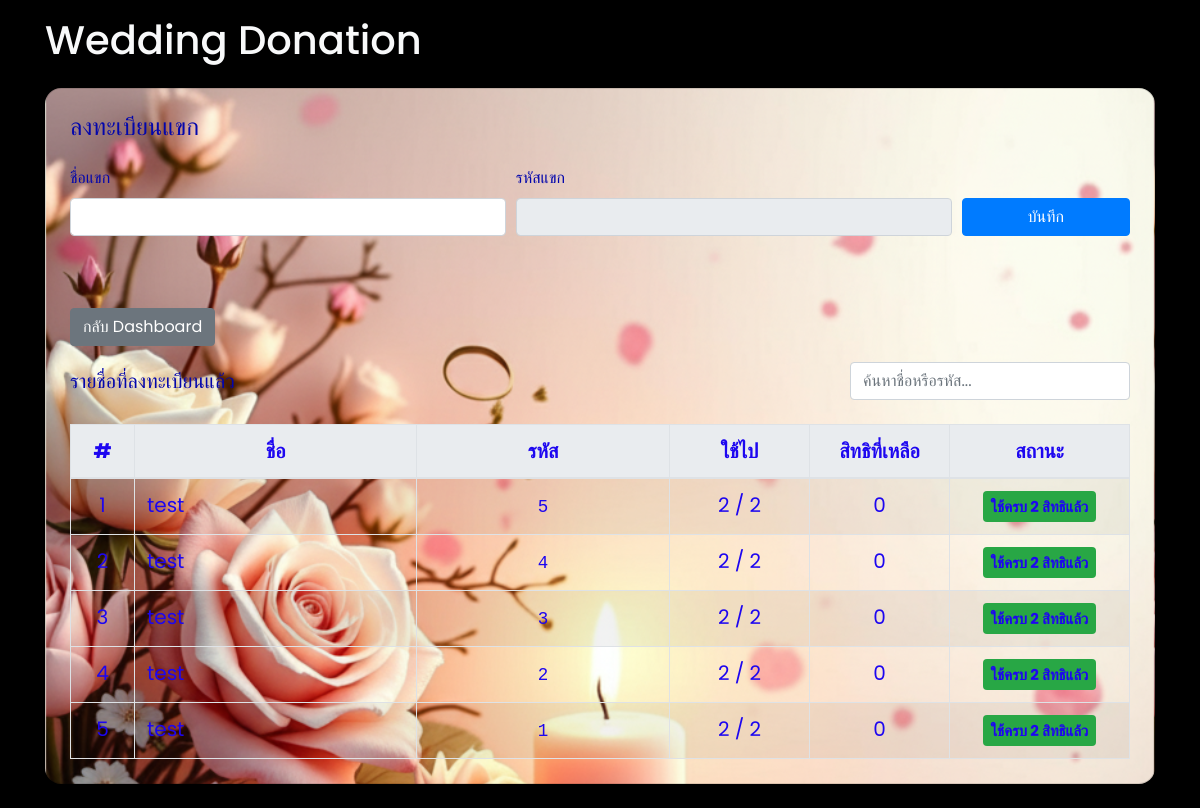
The page /index.php/register on the database as committed earlier.
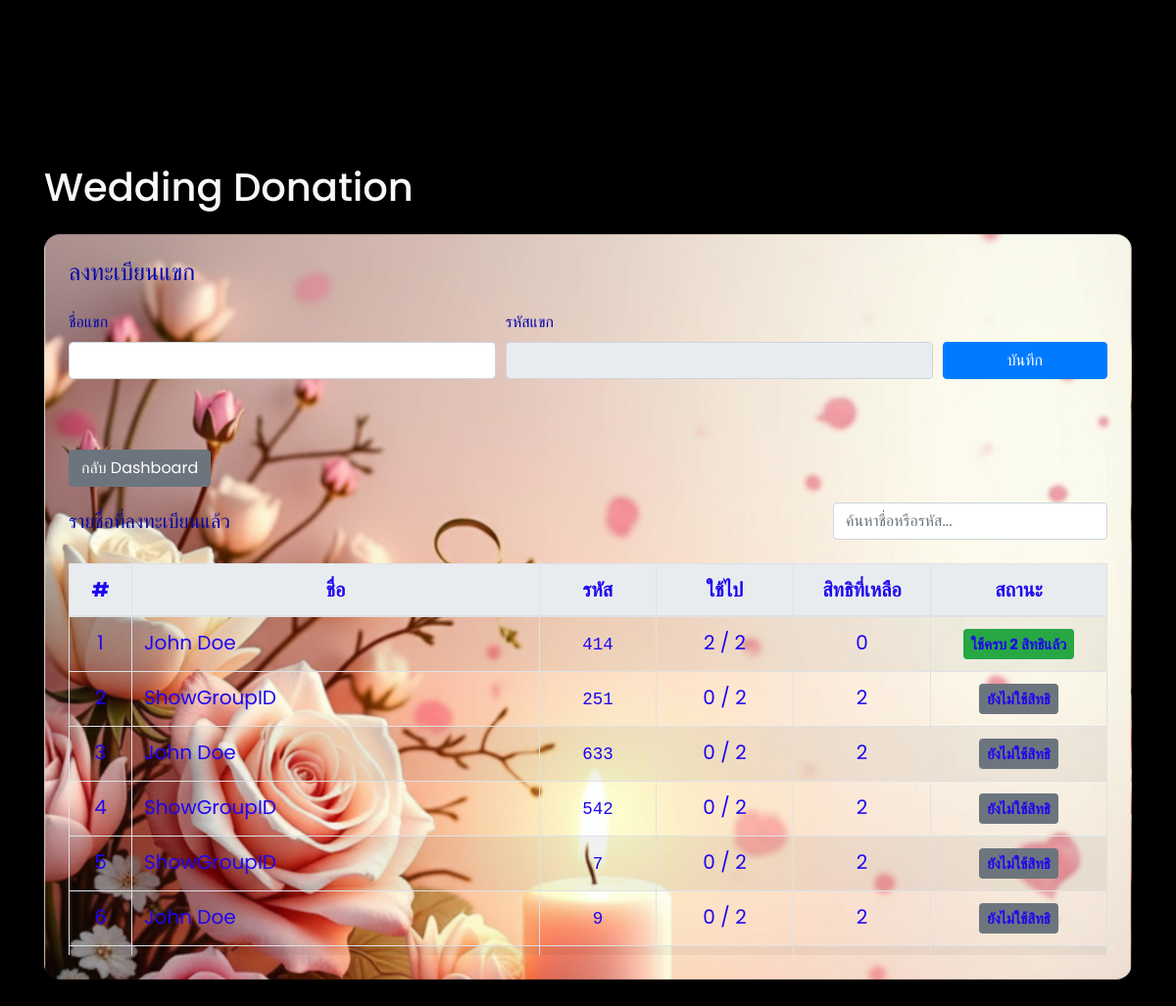
The same page on the database as committed later.
### tables this page shows
CREATE TABLE guests (
  id TEXT PRIMARY KEY,
  name TEXT NOT NULL,
  code TEXT NOT NULL UNIQUE,
  credits_remaining INTEGER NOT NULL DEFAULT 2,
  created_at TEXT NOT NULL DEFAULT (datetime('now'))
);

### application/controllers/Register.php (called while the page is built, shortened)
<?php if ( ! defined('BASEPATH')) exit('No direct script access allowed');
class Register extends CI_Controller {
  public function index(){
    $guests = $this->Guest_model->all_with_stats();
    $data = compact('guests');
    $this->load->view('register', $data);
  }
}

### index.php (called while the page is built, shortened)
<?php
require_once BASEPATH.'core/CodeIgniter.php';

### application/models/Guest_model.php (called while the page is built, shortened)
<?php if ( ! defined('BASEPATH')) exit('No direct script access allowed');
class Guest_model extends CI_Model {
public function all_with_stats(){
  $sql = "
    SELECT g.*,
           COUNT(d.id) AS picked
    FROM guests g
    LEFT JOIN donations d ON d.guest_id = g.id
    GROUP BY g.id
    ORDER BY g.created_at DESC
  ";
  return $this->db->query($sql)->result();
}
}

### application/views/register.php (the view, shortened to what this page needs)
<div class="card p-4" style="color:rgb(3, 6, 172);">
  <h4>ลงทะเบียนแขก</h4>
  <form method="post" class="mb-4">
    <div class="form-row">
      <div class="form-group col-md-5">
        <label>ชื่อแขก</label>
        <input type="text" name="name" id="guestName" class="form-control" required>
      </div>
      <div class="form-group col-md-5">
        <label>รหัสแขก</label>
        <input type="text" name="code" id="guestCode" class="form-control" required readonly>
      </div>
      <div class="form-group col-md-2 d-flex align-items-end">
        <button type="submit" class="btn btn-primary btn-block">บันทึก</button>
      </div>
    </div>
  </form>
  <div class="mt-3">
    <a href="<?= site_url('dashboard') ?>" class="btn btn-secondary">กลับ Dashboard</a>
  </div>
  <div class="d-flex justify-content-between align-items-center mb-2">
    <h5 class="mb-0">รายชื่อที่ลงทะเบียนแล้ว</h5>
    <input id="guestSearch" class="form-control" placeholder="ค้นหาชื่อหรือรหัส..." style="max-width:280px;">
  </div>
  <div class="table-responsive" style="max-height: 400px; overflow-y: auto;">
    <table class="table table-hover  table-striped black-table table-bordered mb-0" id="guestTable">
      <thead class="thead-light">
        <tr class="text-center">
          <th style="width:64px;">#</th>
          <th>ชื่อ</th>
          <th>รหัส</th>
          <th style="width:140px;">ใช้ไป</th>
          <th style="width:140px;">สิทธิที่เหลือ</th>
          <th style="width:180px;">สถานะ</th>
        </tr>
      </thead>
      <tbody>
        <?php
          $i = 1;
          foreach($guests as $g):
            $picked = (int)$g->picked;
            $left   = (int)$g->credits_remaining;
            $status = 'ยังไม่ใช้สิทธิ';
            $badge  = 'secondary';
            if ($picked >= 2 || $left <= 0) { $status = 'ใช้ครบ 2 สิทธิแล้ว'; $badge='success'; }
            elseif ($picked >= 1 || $left < 2) { $status = 'ใช้สิทธิบางส่วน'; $badge='warning'; }
        ?>
        <tr>
          <td class="text-center"><?= $i++ ?></td>
          <td><?= htmlspecialchars($g->name) ?></td>
          <td class="text-center"><code><?= htmlspecialchars($g->code) ?></code></td>
          <td class="text-center"><?= $picked ?> / 2</td>
          <td class="text-center"><?= $left ?></td>
          <td class="text-center"><span class="badge badge-<?= $badge ?> p-2"><?= $status ?></span></td>
        </tr>
        <?php endforeach; ?>
      </tbody>
    </table>
  </div>
</div>
<?php $content = ob_get_clean(); include __DIR__.'/layout.php'; ?>

Rows that differ between the two databases and show on the page:
no longer on this page (row unchanged): guests: name "test", code "5", picked "2", credits_remaining "0", status "ใช้ครบ 2 สิทธิแล้ว"
no longer on this page (row unchanged): guests: name "test", code "4", picked "2", credits_remaining "0", status "ใช้ครบ 2 สิทธิแล้ว"
no longer on this page (row unchanged): guests: name "test", code "3", picked "2", credits_remaining "0", status "ใช้ครบ 2 สิทธิแล้ว"
no longer on this page (row unchanged): guests: name "test", code "2", picked "2", credits_remaining "0", status "ใช้ครบ 2 สิทธิแล้ว"
no longer on this page (row edited): guests: name "test", code "1", picked "2", credits_remaining "0", status "ใช้ครบ 2 สิทธิแล้ว"
added guests: name "John Doe", code "414", picked "2", credits_remaining "0", status "ใช้ครบ 2 สิทธิแล้ว"
added guests: name "ShowGroupID", code "251", picked "0", credits_remaining "2", status "ยังไม่ใช้สิทธิ"
added guests: name "John Doe", code "633", picked "0", credits_remaining "2", status "ยังไม่ใช้สิทธิ"
added guests: name "ShowGroupID", code "542", picked "0", credits_remaining "2", status "ยังไม่ใช้สิทธิ"
added guests: name "ShowGroupID", code "7", picked "0", credits_remaining "2", status "ยังไม่ใช้สิทธิ"
added guests: name "John Doe", code "9", picked "0", credits_remaining "2", status "ยังไม่ใช้สิทธิ"
